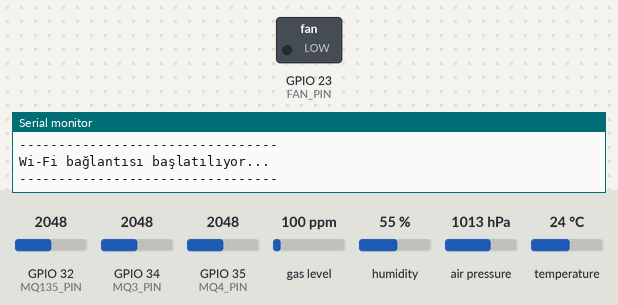
This sketch was run on a simulated ESP32. On the bench: switched loads named in the sketch (green lamp = pin HIGH), the last lines printed to the serial monitor. Inputs (shaded band) come from the test bench; at power-on: GPIO 32 (MQ135_PIN) = 2048, GPIO 34 (MQ3_PIN) = 2048, GPIO 35 (MQ4_PIN) = 2048, gas level 100 ppm, humidity 55 %, air pressure 1013 hPa, temperature 24 °C. WiFi joins after 1.5 s; servers stay silent unless stated; EEPROM starts erased; no MQTT or app messages arrive unless stated.

Above: at 1.1 s.
At 8.0 s:
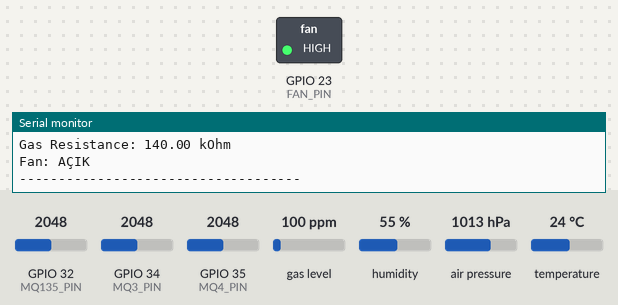
Timing chart, 0 to 9.5 s (numbered marks = the images above):
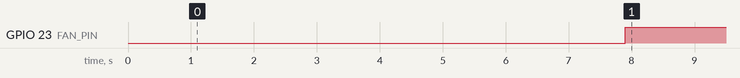

The sketch:

ser-ai-mqtt.ino
```cpp
// ------------------------------------------------------------
// 1. KÜTÜPHANELER
// ------------------------------------------------------------

#include <ArduinoJson.h>       // JSON formatında veri oluşturmak için
#include <WiFi.h>              // ESP32'nin Wi-Fi bağlantısı
#include <Wire.h>              // I2C haberleşmesi
#include <Adafruit_Sensor.h>   // Sensör kütüphanesi
#include <Adafruit_BME680.h>   // BME680 sensörü
#include <Preferences.h>       // ESP32 kalıcı hafızasısss
#include <PubSubClient.h>      // MQTT haberleşmesi


// ------------------------------------------------------------
// 2. Wi-Fi BİLGİLERİ
// ------------------------------------------------------------
const char* ssid = "_bb_";
const char* wifi_password = "20032031";


// ------------------------------------------------------------
// 3. MQTT BROKER BİLGİLERİ
// ------------------------------------------------------------

const char* mqtt_server = "172.20.10.3";
const int mqtt_port = 1883; // MQTT'nin standart portu


// ESP32'nin sensör verilerini göndereceği topic
const char* mqtt_topic = "serai_mqtt/sensor/data";


// ------------------------------------------------------------
// 4. PIN TANIMLAMALARI
// ------------------------------------------------------------

#define FAN_PIN 23
#define MQ3_PIN 34
#define MQ4_PIN 35
#define MQ135_PIN 32


// ------------------------------------------------------------
// 5. NESNELER & Değişkenler
// ------------------------------------------------------------
Preferences preferences; // ESP32'nin kalıcı hafızası
Adafruit_BME680 bme;    // BME680 sensörü
WiFiClient espClient;   // Wi-Fi bağlantısı için istemci
PubSubClient mqttClient(espClient); // MQTT istemcisi


int ornek_id;
int gonderim_sayaci = 0;
int zaman_dilimi = 0;   // 0 -> Sabah, 1 -> Öğlen, 2 -> Akşam
int stres_etiketi = 0;  // 0 -> Sera, 1 -> Kuraklık, 2 -> S_kontrol, 3 -> Aşırı Sulama, 4 ->Düşük NaCl, 5 -> Nacl_kontrol, 6 -> Yüksek NaCl

unsigned long seansBaslangic;


// ------------------------------------------------------------
// 6. KONTROL DEĞERLERİ
// ------------------------------------------------------------

int kontrolMQ3;
int kontrolMQ4;
int kontrolMQ135;

float kontrolGasRes;


// ------------------------------------------------------------
// 7. HAREKETLİ ORTALAMA AYARLARI
// ------------------------------------------------------------

// Son 10 ölçüm kullanılarak sensörlerdeki ani dalgalanmaları azaltmak için hareketli ortalama hesaplanacak.

const int FILTRE_BOYUTU = 10;

// MQ sensörlerinin son 10 ölçümünü tutan diziler
int mq3_liste[FILTRE_BOYUTU];
int mq4_liste[FILTRE_BOYUTU];
int mq135_liste[FILTRE_BOYUTU];

int filtre_indeksi = 0;     // Yeni verinin yazılacağı dizi konumu


const long INTERVAL = 5000; // 5 saniyede bir veri gönderilecek
unsigned long lastSendTime = 0; // Son veri gönderiminin zamanı


// ============================================================
// 8. KALICI HAFIZAYI SIFIRLAMA
// ============================================================

void hafizayiSifirla() {

  preferences.begin("SER-AI", false);
  preferences.clear();
  preferences.end();


  Serial.println();
  Serial.println(">>> [SİSTEM] Kalıcı hafıza sıfırlandı.");
  Serial.println(">>> [SİSTEM] Örnek ID 1'den başlayacak.");
}


// ============================================================
// 11. Wi-Fi BAĞLANTISI
// ============================================================

void wifiBaglan() {

  Serial.println();
  Serial.println("---------------------------------");
  Serial.println("Wi-Fi bağlantısı başlatılıyor...");
  Serial.println("---------------------------------");


  WiFi.begin(ssid, wifi_password);  // ESP32'yi Wi-Fi ağına bağlama


  // Bağlantı gerçekleşene kadar bekleme
  while (WiFi.status() != WL_CONNECTED) {

    delay(500);

    Serial.print(".");
  }


  Serial.println();
  Serial.println("Wi-Fi bağlantısı başarılı!");


  // ESP32'nin aldığı IP adresini gösterme
  Serial.print("ESP32 IP Adresi: ");
  Serial.println(WiFi.localIP());
}


// ============================================================
// 12. MQTT BROKER'A BAĞLANMA
// ============================================================

void mqttBaglan() {

  // MQTT bağlantısı kurulana kadar denemeye devam ediyoruz.
  while (!mqttClient.connected()) {
    Serial.print("MQTT Broker'a bağlanılıyor... ");


    // ESP32 için benzersiz MQTT Client ID oluşturuyoruz.
    String clientID = "SERAI_ESP32_" + String(ornek_id);


    // MQTT Broker'a bağlanmayı deniyoruz.
    if (mqttClient.connect(clientID.c_str()))
    {

      Serial.println("BAĞLANDI!");


      Serial.print("MQTT Topic: ");
      Serial.println(mqtt_topic);
    }

    // Bağlantı başarısızsa hata kodunu yazdır.
    else
    {
      Serial.print("BAĞLANAMADI. Hata kodu: ");
      Serial.println(mqttClient.state());
      delay(5000);
    }
  }
}


// ============================================================
// 13. SETUP
// ============================================================

void setup() {

  // Seri haberleşmeyi başlat

  Serial.begin(115200);
  delay(1000);


  // ----------------------------------------------------------
  // FAN AYARI
  // ----------------------------------------------------------
  pinMode(FAN_PIN, OUTPUT);
  digitalWrite(FAN_PIN, LOW);  // Sistem başlarken fan kapalı


  // ----------------------------------------------------------
  // KALICI HAFIZA
  // ----------------------------------------------------------

  // hafizayiSifirla();

  preferences.begin("SER-AI", false);


  // Daha önce kaydedilen son örnek ID'sini al.Eğer kayıt yoksa 0 döndür.
  ornek_id = preferences.getInt("sonOrnek_id", 0);
  ornek_id++;


  // Yeni ID'yi kalıcı hafızaya kaydet
  preferences.putInt("sonOrnek_id", ornek_id);


  // Preferences alanını kapat
  preferences.end();


  Serial.println();
  Serial.println("->->->->->->->->->->->->->->->->->->");
  Serial.println("SER-AI SISTEM BASLATILIYOR");
  Serial.println("->->->->->->->->->->->->->->->->->->");


  Serial.print("Örnek ID: ");
  Serial.println(ornek_id);


  // ----------------------------------------------------------
  // Wi-Fi BAĞLANTISI
  // ----------------------------------------------------------

  wifiBaglan();


  // ----------------------------------------------------------
  // MQTT AYARLARI
  // ----------------------------------------------------------

  // MQTT Broker adresini ve portunu ayarla
  mqttClient.setServer(mqtt_server, mqtt_port );


  // Göndereceğimiz JSON verisinin rahatça sığması için. MQTT mesaj boyutunu 512 byte'a çıkarıyoruz.
  mqttClient.setBufferSize(512);


  // ----------------------------------------------------------
  // BME680 BAŞLATMA
  // ----------------------------------------------------------

  Serial.println();
  Serial.println("BME680 başlatılıyor...");


  if (!bme.begin())
  {

    Serial.println("BME680 bulunamadı!");

    // Sensör bulunamazsa burada bekle
    while (1) {

      delay(1000);
    }
  }


  Serial.println(
      "BME680 başarıyla başlatıldı."
  );


  // ----------------------------------------------------------
  // BME680 AYARLARI
  // ----------------------------------------------------------

  // Sıcaklık için 8x oversampling
  bme.setTemperatureOversampling(
      BME680_OS_8X
  );


  // Nem için 2x oversampling
  bme.setHumidityOversampling(
      BME680_OS_2X
  );


  // BME680 gaz sensörü ısıtıcısı
  bme.setGasHeater(320,150);


  // ----------------------------------------------------------
  // KONTROL DEĞERLERİNİN ALINMASI
  // ----------------------------------------------------------

  Serial.println();
  Serial.println("Kontrol değerleri hazırlanıyor...");


  // Sensörlerin başlangıçta stabil olması için bekle
  delay(5000);


  // BME680 ölçümünü gerçekleştir
  if (bme.performReading()) {


    // MQ sensörlerinin kontrol değerlerini al
    kontrolMQ3 = analogRead(MQ3_PIN);
    kontrolMQ4 = analogRead(MQ4_PIN);
    kontrolMQ135 = analogRead(MQ135_PIN);


    // BME680 gaz direncini kOhm cinsinden al
    kontrolGasRes = (bme.gas_resistance / 1000.0);


    Serial.println("Kontrol değerleri:");


    Serial.print("MQ3: ");
    Serial.println(kontrolMQ3);


    Serial.print("MQ4: ");
    Serial.println(kontrolMQ4);


    Serial.print("MQ135: ");
    Serial.println(kontrolMQ135);


    Serial.print("Gas Resistance: ");
    Serial.println(kontrolGasRes);
  }


  // ----------------------------------------------------------
  // HAREKETLİ ORTALAMA DİZİLERİNİN BAŞLATILMASI
  // ----------------------------------------------------------

  // Filtre dizilerini kontrol değerleriyle dolduruyoruz.
  // Böylece sistem ilk başladığında
  // 0 değerleri nedeniyle yanlış ortalama oluşmaz.

  for (int k = 0; k < FILTRE_BOYUTU; k++)
  {

    mq3_liste[k] = kontrolMQ3;
    mq4_liste[k] = kontrolMQ4;
    mq135_liste[k] = kontrolMQ135;
  }

  filtre_indeksi = 0;   // Filtre indeksini sıfırla

  seansBaslangic = millis();  // Seans başlangıç zamanını kaydet

  // ----------------------------------------------------------
  // MQTT BAĞLANTISI
  // ----------------------------------------------------------

  mqttBaglan();


  Serial.println();
  Serial.println("---------------------------------");
  Serial.println("SER-AI SISTEM HAZIR");
  Serial.println("---------------------------------");

  Serial.println("Sensör verileri 5 saniyede bir MQTT üzerinden gönderilecek.");
}


// ============================================================
// 14. LOOP
// ============================================================

void loop() {

  // Sistemin çalışmaya başladığı andan itibaren geçen milisaniye
  unsigned long currentMillis = millis();


  // ----------------------------------------------------------
  // MQTT BAĞLANTISINI KONTROL ET
  // ----------------------------------------------------------

  // Broker bağlantısı kopmuşsa tekrar bağlanmayı deneme
  if (!mqttClient.connected()) {
    mqttBaglan();
  }

  mqttClient.loop();


  // ----------------------------------------------------------
  // BME680 ÖLÇÜMÜ
  // ----------------------------------------------------------

  // BME680'den yeni ölçüm alma
  if (!bme.performReading())
  {
    Serial.println("BME680 ölçüm hatası!");
    delay(1000);
    return;
  }

  // ----------------------------------------------------------
  // HAM SENSOR VERİLERİNİ OKU
  // ----------------------------------------------------------

  // MQ sensörlerinden analog değerleri okuma
  int rawMQ3 = analogRead(MQ3_PIN);
  int rawMQ4 = analogRead(MQ4_PIN);
  int rawMQ135 = analogRead(MQ135_PIN);

  // BME680'den gelen değerler
  float temperature = bme.temperature;
  float humidity = bme.humidity;
  float gasRes = bme.gas_resistance / 1000.0; //kOhm


  // ----------------------------------------------------------
  // HAREKETLİ ORTALAMA
  // ----------------------------------------------------------

  // Yeni ölçümleri filtre dizilerine ekleme
  mq3_liste[filtre_indeksi] = rawMQ3;
  mq4_liste[filtre_indeksi] = rawMQ4;
  mq135_liste[filtre_indeksi] = rawMQ135;


  // Toplam değerler
  long toplamMQ3 = 0;
  long toplamMQ4 = 0;
  long toplamMQ135 = 0;


  // Son 10 ölçümü topla

  for (int i = 0; i < FILTRE_BOYUTU; i++ )
  {
    toplamMQ3 += mq3_liste[i];
    toplamMQ4 += mq4_liste[i];
    toplamMQ135 += mq135_liste[i];
  }

  // Ortalama değerleri hesaplama
  int fMQ3 = toplamMQ3 / FILTRE_BOYUTU;
  int fMQ4 = toplamMQ4 / FILTRE_BOYUTU;
  int fMQ135 = toplamMQ135 / FILTRE_BOYUTU;

  filtre_indeksi++;  // Bir sonraki filtre konumuna geç


  // Dizi sonuna geldiysek başa dön
  if ( filtre_indeksi >= FILTRE_BOYUTU) {
    filtre_indeksi = 0;
  }


  // ----------------------------------------------------------
  // KONTROL DEĞERİNE GÖRE FARK HESAPLAMA
  // ----------------------------------------------------------

  // Ölçüm ile kontrol değeri arasındaki
  // normalize edilmiş farkı hesaplıyoruz.

  float mq3_delta =(float)(fMQ3 - kontrolMQ3) / (kontrolMQ3 + 1);
  float mq4_delta =(float)(fMQ4 - kontrolMQ4) / (kontrolMQ4 + 1);
  float mq135_delta =(float)(fMQ135 - kontrolMQ135) / (kontrolMQ135 + 1);


  // BME680 gaz direnci farkı
  float gas_delta = (gasRes - kontrolGasRes) / (kontrolGasRes + 0.1);

  // ----------------------------------------------------------
  // FAN KONTROLÜ
  // ----------------------------------------------------------

  // MQ135 800'den büyükse veya sıcaklık 35°C'den büyükse fan açılır.
  bool fanKontrol =( fMQ135 > 800 || temperature > 35 );

  // Fan durumunu fiziksel pine uygula
  digitalWrite(FAN_PIN, fanKontrol ? HIGH: LOW );


  // ----------------------------------------------------------
  // MQTT VERİ GÖNDERME KONTROLÜ
  // ----------------------------------------------------------

  // Son gönderimden itibaren 5 saniye geçtiyse yeni MQTT mesajı oluştur.
  if (currentMillis - lastSendTime >= INTERVAL)
  {

    // Son gönderim zamanını güncelleme
    lastSendTime = currentMillis;

    gonderim_sayaci++;


    // Deneyin başlangıcından itibaren kaç saniye geçtiğini hesaplama
    unsigned long gecenSure = (currentMillis - seansBaslangic) / 1000;


    // --------------------------------------------------------
    // JSON OLUŞTURMA
    // --------------------------------------------------------
    StaticJsonDocument<512> json;    // MQTT ile göndereceğimiz JSON nesnesi

    json["ornek_id"] = ornek_id;

    // Deney başladıktan sonra geçen süre
    json["saniye_t"] = gecenSure;

    // MQTT gönderim sayısı
    json["gonderim_sayaci"] = gonderim_sayaci;


    // --------------------------------------------------------
    // HAM MQ DEĞERLERİ
    // --------------------------------------------------------

    json["mq3"] = rawMQ3;
    json["mq4"] = rawMQ4;
    json["mq135"] = rawMQ135;


    // --------------------------------------------------------
    // FİLTRELENMİŞ MQ DEĞERLERİ
    // --------------------------------------------------------

    json["mq3_filtered"] = fMQ3;
    json["mq4_filtered"] = fMQ4;
    json["mq135_filtered"] = fMQ135;


    // --------------------------------------------------------
    // KONTROL ORTAMINA GÖRE FARKLAR
    // --------------------------------------------------------

    json["mq3_delta"] = mq3_delta;
    json["mq4_delta"] = mq4_delta;
    json["mq135_delta"] = mq135_delta;
    json["gas_delta"] = gas_delta;


    // --------------------------------------------------------
    // BME680 VERİLERİ
    // --------------------------------------------------------

    json["temperature"] = temperature;
    json["humidity"] = humidity;
    json["gas_resistance"] = gasRes;


    // --------------------------------------------------------
    // FAN DURUMU
    // --------------------------------------------------------
    json["fan"] = fanKontrol;


    // --------------------------------------------------------
    // DİĞER PROJE BİLGİLERİ
    // --------------------------------------------------------

    json["zaman_dilimi"] = zaman_dilimi;
    json["label"] = stres_etiketi;


    // --------------------------------------------------------
    // JSON'U STRING HALİNE GETİR
    // --------------------------------------------------------

    // MQTT'nin gönderebileceği karakter dizisi

    char payload[512];

    // JSON'u payload içerisine yaz
    serializeJson(json, payload);


    // --------------------------------------------------------
    // MQTT PUBLISH
    // --------------------------------------------------------

    // JSON verisini belirlediğimiz
    // MQTT topic'ine gönder.

    bool basarili = mqttClient.publish(
            mqtt_topic,
            payload
        );


    // --------------------------------------------------------
    // SERİ MONİTÖR
    // --------------------------------------------------------

    Serial.println();

    Serial.println("=================================");
    Serial.println("MQTT VERİ GÖNDERİMİ");
    Serial.println("=================================");


    Serial.print("Gönderim No: ");
    Serial.println(gonderim_sayaci);


    Serial.print("Topic: ");
    Serial.println(mqtt_topic);


    Serial.print("Gönderim durumu: ");


    if (basarili){
        Serial.println("BAŞARILI");
    }

    else {

      Serial.println("BAŞARISIZ");
    }


    // --------------------------------------------------------
    // JSON VERİSİNİ GÖSTER
    // --------------------------------------------------------

    Serial.println();

    Serial.println("Gönderilen JSON:");
    Serial.println(payload);


    // --------------------------------------------------------
    // SENSOR PANELİ
    // --------------------------------------------------------

    Serial.println();
    Serial.println("----------- SENSOR PANEL -----------");

    Serial.print("MQ3 Raw: ");
    Serial.println(rawMQ3);

    Serial.print("MQ4 Raw: ");
    Serial.println(rawMQ4);


    Serial.print("MQ135 Raw: ");
    Serial.println(rawMQ135);


    Serial.print("MQ3 Filtered: ");
    Serial.println(fMQ3);


    Serial.print("MQ4 Filtered: ");
    Serial.println(fMQ4);


    Serial.print("MQ135 Filtered: ");
    Serial.println(fMQ135);


    Serial.print("MQ3 Delta: ");
    Serial.println(mq3_delta);


    Serial.print("MQ4 Delta: ");
    Serial.println(mq4_delta);


    Serial.print("MQ135 Delta: ");
    Serial.println(mq135_delta);


    Serial.print("Sıcaklık: ");
    Serial.print(temperature);
    Serial.println(" °C");


    Serial.print("Nem: ");
    Serial.print(humidity);
    Serial.println(" %");


    Serial.print("Gas Resistance: ");
    Serial.print(gasRes);
    Serial.println(" kOhm");


    Serial.print("Fan: ");

    if (fanKontrol) {
      Serial.println("AÇIK");
    }

    else {
      Serial.println("KAPALI");
    }

    Serial.println("------------------------------------");
  }


  // Loop'un çok hızlı dönmesini engellemek için
  delay(10);
}
```

Measured:
- by itself, GPIO 23 (FAN_PIN): LOW → HIGH at 7.9 s
